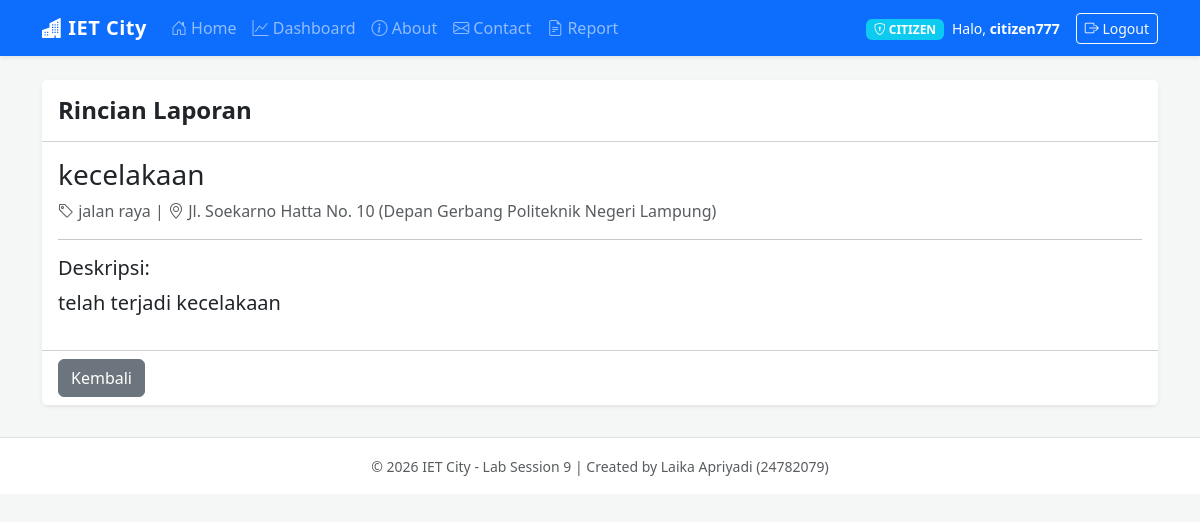
Screenshot of /report/2/ (signed in) with the database file from the repository.
### usermanagement_24782079/models.py (models this page shows, shortened)
class User(AbstractUser):
    is_admin = models.BooleanField(default=False)
    is_member = models.BooleanField(default=True)

### main_app/models.py (models this page shows)
class Report(models.Model):
    title = models.CharField(max_length=200)
    category = models.CharField(max_length=100)
    description = models.TextField()
    location = models.CharField(max_length=200)
    reporter = models.ForeignKey(
        settings.AUTH_USER_MODEL,
        on_delete=models.CASCADE,
        related_name='reports',
        null=True,
        blank=True
    )
    status = models.CharField(
        max_length=20,
        choices=STATUS_CHOICES,
        default='REPORTED'
    )
    created_at = models.DateTimeField(auto_now_add=True)
    updated_at = models.DateTimeField(auto_now=True)

### main_app/views.py (the view)
# urls.py: path('report/<int:pk>/', views.ReportDetailView.as_view(), name='report_detail'),
class ReportDetailView(LoginRequiredMixin, DetailView):
    model = Report
    template_name = 'main_app/report_detail.html'

### main_app/templates/main_app/report_detail.html
{% extends 'base.html' %}
{% block content %}
<div class="card shadow-sm border-0">
    <div class="card-header bg-white py-3">
        <h4 class="mb-0 fw-bold">Rincian Laporan</h4>
    </div>
    <div class="card-body">
        <h3>{{ object.title }}</h3>
        <p class="text-muted"><i class="bi bi-tag"></i> {{ object.category }} | <i class="bi bi-geo-alt"></i> {{ object.location }}</p>
        <hr>
        <h5>Deskripsi:</h5>
        <p class="lead">{{ object.description }}</p>
    </div>
    <div class="card-footer bg-white">
        <a href="{% url 'report_list' %}" class="btn btn-secondary">Kembali</a>
    </div>
</div>
{% endblock %}

### templates/base.html (shortened to what this page needs)
<!DOCTYPE html>
<html lang="id">
<head>
    <link href="https://cdn.jsdelivr.net/npm/bootstrap@5.3.0/dist/css/bootstrap.min.css" rel="stylesheet">
    <link rel="stylesheet" href="https://cdn.jsdelivr.net/npm/bootstrap-icons@1.11.0/font/bootstrap-icons.css">
</head>
<body>
    <nav class="navbar navbar-expand-lg navbar-dark bg-primary shadow-sm mb-4">
        <div class="container">
            <a class="navbar-brand" href="{% url 'home_page' %}">
                <i class="bi bi-buildings-fill"></i> IET City
            </a>
            <div class="collapse navbar-collapse" id="navbarNav">
                <ul class="navbar-nav me-auto">
                    {% if user.is_authenticated %}
                        <li class="nav-item">
                            <a class="nav-link {% if request.resolver_match.url_name == 'home_page' %}active{% endif %}" href="{% url 'home_page' %}">
                                <i class="bi bi-house-door"></i> Home
                            </a>
                        </li>
                        <li class="nav-item">
                            <a class="nav-link {% if 'dashboard' in request.path %}active{% endif %}" href="{% url 'dashboard_main' %}">
                                <i class="bi bi-graph-up"></i> Dashboard
                            </a>
                        </li>
                        <li class="nav-item">
                            <a class="nav-link {% if request.resolver_match.url_name == 'about' %}active{% endif %}" href="{% url 'about' %}">
                                <i class="bi bi-info-circle"></i> About
                            </a>
                        </li>
                        <li class="nav-item">
                            <a class="nav-link {% if request.resolver_match.url_name == 'contact' %}active{% endif %}" href="{% url 'contact' %}">
                                <i class="bi bi-envelope"></i> Contact
                            </a>
                        </li>
                        <li class="nav-item">
                            <a class="nav-link {% if request.resolver_match.url_name == 'report_list' %}active{% endif %}" href="{% url 'report_list' %}">
                                <i class="bi bi-file-earmark-text"></i> Report
                            </a>
                        </li>
                    {% endif %}
                </ul>
                <ul class="navbar-nav ms-auto align-items-center">
                    {% if user.is_authenticated %}
                        <li class="nav-item me-2">
                            <span class="badge {% if user.is_staff %}bg-warning text-dark{% else %}bg-info text-white{% endif %}">
                                <i class="bi bi-shield-lock"></i> {{ user.is_staff|yesno:"ADMIN,CITIZEN" }}
                            </span>
                        </li>
                        <li class="nav-item me-3">
                            <span class="text-white small">Halo, <strong>{{ user.username }}</strong></span>
                        </li>
                        <li class="nav-item">
                            <form action="{% url 'logout' %}" method="post" class="d-inline">
                                <button type="submit" class="btn btn-sm btn-outline-light">
                                    <i class="bi bi-box-arrow-right"></i> Logout
                                </button>
                            </form>
                        </li>
                    {% endif %}
                </ul>
            </div>
        </div>
    </nav>
    <div class="container">
        <main>
            {% block content %}
            {% endblock %}
        </main>
    </div>
    <footer class="text-center text-muted">
        <div class="container">
            <small>&copy; 2026 IET City - Lab Session 9 | Created by Laika Apriyadi (24782079)</small>
        </div>
    </footer>
</body>
</html>

### templates/base.html (style rules this page uses)
body { background-color: #f4f7f6; font-family: 'Segoe UI', Tahoma, Geneva, Verdana, sans-serif; min-height: 100vh; display: flex; flex-direction: column; }
.navbar-brand { font-weight: 800; letter-spacing: 0.5px; }
.nav-link { font-weight: 500; transition: 0.3s; }
main { flex: 1; }
footer { background: #fff; border-top: 1px solid #dee2e6; padding: 1rem 0; margin-top: 2rem; }

### rows the page displays
User: is_staff "CITIZEN", username "citizen777"
Report: title "kecelakaan", category "jalan raya", location "Jl. Soekarno Hatta No. 10 (Depan Gerbang Politeknik Negeri Lampung)", description "telah terjadi kecelakaan"
